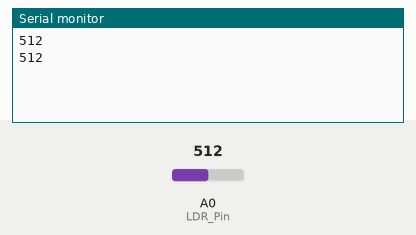
Simulated run of this sketch. Board: Arduino Uno, built with avr-gcc and run on an emulated ATmega328P. Shown: the last lines printed to the serial monitor. Inputs (shaded band) come from the test bench; at power-on: A0 (LDR_Pin) = 512.

Above: at 1.8 s.
1.9 s: A0 (LDR_Pin) set to 716
At 2.6 s:
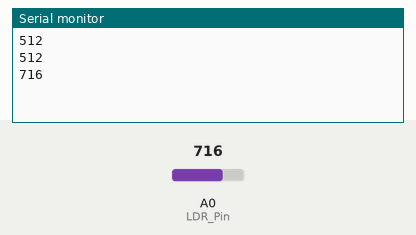
3.4 s: A0 (LDR_Pin) set to 900
At 4.8 s:
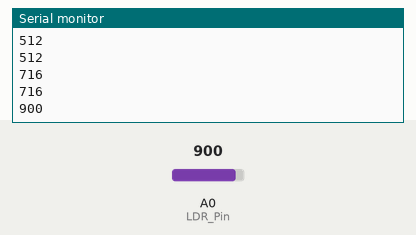
Timing chart, 0 to 6.4 s (numbered marks = the images above; inputs shaded):
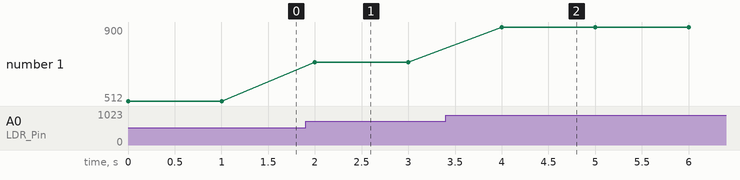

The sketch:

ldr.ino
```cpp
int LDR_Pin = A0;
int LDR_degeri = 100 ;                                      //A0 ‘dan ldr ye giden bağlantıyı burada tanımladık ve adını LDR_Pin koyduk

void setup()
{
Serial.begin(9600);                                         // Seri ekranın çalışması için gerekli kodu yazdık.
}

void loop() {

LDR_degeri = analogRead(LDR_Pin);                           //LDR’ den aldığımız değeri analog olarak okutup, adını LDR_okuma koyduk.
                                                            //Ekrana Işık Değeri Yazdırdık.
Serial.println(LDR_degeri);                                 // LDR’ nin ölçtüğü değeri ekrana yazdırıyoruz.

delay(1000);                                                // 1 saniye bekleyecek.
}
```

Measured:
- after the input at 1.9 s, the serial monitor: prints a new line after 0.10 s (image 1)
- after the input at 3.4 s, the serial monitor: prints a new line after 0.60 s (image 2)
- plotted number 1: 512 → 716 after the input at 1.9 s, 716 → 900 after the input at 3.4 s
